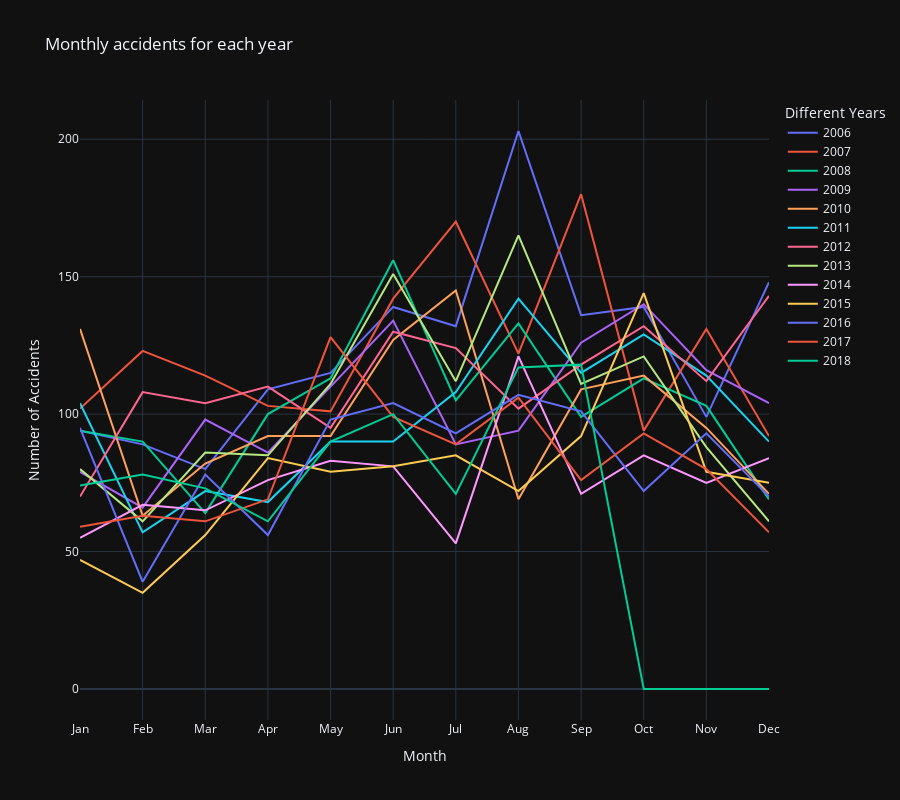

Here is the notebook cell this chart was saved with:
### Markdown cell above
**Accidents By Month**

### Code cell
# define month name 
month_names = ['Jan', 'Feb', 'Mar', 'Apr', 'May', 'Jun', 'Jul', 'Aug', 'Sep', 'Oct', 'Nov', 'Dec']

# Group by YEAR + MONTH + COunt 
monthly_accidents = df.groupby(['YEAR', 'MONTH']).size().reset_index(name='counts')
# PIVOT
pivot_df = monthly_accidents.pivot(index='MONTH', columns='YEAR', values='counts').fillna(0)


fig = px.line(pivot_df, x=pivot_df.index, y=pivot_df.columns,
              labels={'value':'Number of Accidents', 'index':'Month'},
              title='Monthly accidents for each year', 
              template='plotly_dark')

fig.update_xaxes(tickvals=list(range(1, 13)), ticktext=month_names)
fig.update_layout(xaxis_title='Month',
                yaxis_title='Number of Accidents',
                legend_title="Different Years", height = 800)

fig.show()

### Figure 1 — Plotly figure (JSON) as saved in the notebook; plotly's stock layout.template omitted (floating-point values rounded to 4 significant figures)
{"data": [{"hovertemplate": "YEAR=2006<br>MONTH=%{x}<br>Number of Accidents=%{y}<extra></extra>", "legendgroup": "2006", "line": {"color": "#636efa", "dash": "solid"}, "marker": {"symbol": "circle"}, "mode": "lines", "name": "2006", "orientation": "v", "showlegend": true, "type": "scatter", "x": [1, 2, 3, 4, 5, 6, 7, 8, 9, 10, 11, 12], "xaxis": "x", "y": [94, 89, 80, 109, 115, 139, 132, 203, 136, 139, 99, 148], "yaxis": "y"}, {"hovertemplate": "YEAR=2007<br>MONTH=%{x}<br>Number of Accidents=%{y}<extra></extra>", "legendgroup": "2007", "line": {"color": "#EF553B", "dash": "solid"}, "marker": {"symbol": "circle"}, "mode": "lines", "name": "2007", "orientation": "v", "showlegend": true, "type": "scatter", "x": [1, 2, 3, 4, 5, 6, 7, 8, 9, 10, 11, 12], "xaxis": "x", "y": [102, 123, 114, 103, 101, 142, 170, 122, 180, 94, 131, 92], "yaxis": "y"}, {"hovertemplate": "YEAR=2008<br>MONTH=%{x}<br>Number of Accidents=%{y}<extra></extra>", "legendgroup": "2008", "line": {"color": "#00cc96", "dash": "solid"}, "marker": {"symbol": "circle"}, "mode": "lines", "name": "2008", "orientation": "v", "showlegend": true, "type": "scatter", "x": [1, 2, 3, 4, 5, 6, 7, 8, 9, 10, 11, 12], "xaxis": "x", "y": [94, 90, 64, 100, 113, 156, 105, 133, 99, 113, 103, 69], "yaxis": "y"}, {"hovertemplate": "YEAR=2009<br>MONTH=%{x}<br>Number of Accidents=%{y}<extra></extra>", "legendgroup": "2009", "line": {"color": "#ab63fa", "dash": "solid"}, "marker": {"symbol": "circle"}, "mode": "lines", "name": "2009", "orientation": "v", "showlegend": true, "type": "scatter", "x": [1, 2, 3, 4, 5, 6, 7, 8, 9, 10, 11, 12], "xaxis": "x", "y": [79, 66, 98, 86, 110, 134, 89, 94, 126, 140, 116, 104], "yaxis": "y"}, {"hovertemplate": "YEAR=2010<br>MONTH=%{x}<br>Number of Accidents=%{y}<extra></extra>", "legendgroup": "2010", "line": {"color": "#FFA15A", "dash": "solid"}, "marker": {"symbol": "circle"}, "mode": "lines", "name": "2010", "orientation": "v", "showlegend": true, "type": "scatter", "x": [1, 2, 3, 4, 5, 6, 7, 8, 9, 10, 11, 12], "xaxis": "x", "y": [131, 63, 82, 92, 92, 127, 145, 69, 109, 114, 95, 71], "yaxis": "y"}, {"hovertemplate": "YEAR=2011<br>MONTH=%{x}<br>Number of Accidents=%{y}<extra></extra>", "legendgroup": "2011", "line": {"color": "#19d3f3", "dash": "solid"}, "marker": {"symbol": "circle"}, "mode": "lines", "name": "2011", "orientation": "v", "showlegend": true, "type": "scatter", "x": [1, 2, 3, 4, 5, 6, 7, 8, 9, 10, 11, 12], "xaxis": "x", "y": [104, 57, 72, 68, 90, 90, 108, 142, 115, 129, 114, 90], "yaxis": "y"}, {"hovertemplate": "YEAR=2012<br>MONTH=%{x}<br>Number of Accidents=%{y}<extra></extra>", "legendgroup": "2012", "line": {"color": "#FF6692", "dash": "solid"}, "marker": {"symbol": "circle"}, "mode": "lines", "name": "2012", "orientation": "v", "showlegend": true, "type": "scatter", "x": [1, 2, 3, 4, 5, 6, 7, 8, 9, 10, 11, 12], "xaxis": "x", "y": [70, 108, 104, 110, 95, 130, 124, 102, 118, 132, 112, 143], "yaxis": "y"}, {"hovertemplate": "YEAR=2013<br>MONTH=%{x}<br>Number of Accidents=%{y}<extra></extra>", "legendgroup": "2013", "line": {"color": "#B6E880", "dash": "solid"}, "marker": {"symbol": "circle"}, "mode": "lines", "name": "2013", "orientation": "v", "showlegend": true, "type": "scatter", "x": [1, 2, 3, 4, 5, 6, 7, 8, 9, 10, 11, 12], "xaxis": "x", "y": [80, 61, 86, 85, 111, 151, 112, 165, 111, 121, 88, 61], "yaxis": "y"}, {"hovertemplate": "YEAR=2014<br>MONTH=%{x}<br>Number of Accidents=%{y}<extra></extra>", "legendgroup": "2014", "line": {"color": "#FF97FF", "dash": "solid"}, "marker": {"symbol": "circle"}, "mode": "lines", "name": "2014", "orientation": "v", "showlegend": true, "type": "scatter", "x": [1, 2, 3, 4, 5, 6, 7, 8, 9, 10, 11, 12], "xaxis": "x", "y": [55, 67, 65, 76, 83, 81, 53, 121, 71, 85, 75, 84], "yaxis": "y"}, {"hovertemplate": "YEAR=2015<br>MONTH=%{x}<br>Number of Accidents=%{y}<extra></extra>", "legendgroup": "2015", "line": {"color": "#FECB52", "dash": "solid"}, "marker": {"symbol": "circle"}, "mode": "lines", "name": "2015", "orientation": "v", "showlegend": true, "type": "scatter", "x": [1, 2, 3, 4, 5, 6, 7, 8, 9, 10, 11, 12], "xaxis": "x", "y": [47, 35, 56, 84, 79, 81, 85, 72, 92, 144, 79, 75], "yaxis": "y"}, {"hovertemplate": "YEAR=2016<br>MONTH=%{x}<br>Number of Accidents=%{y}<extra></extra>", "legendgroup": "2016", "line": {"color": "#636efa", "dash": "solid"}, "marker": {"symbol": "circle"}, "mode": "lines", "name": "2016", "orientation": "v", "showlegend": true, "type": "scatter", "x": [1, 2, 3, 4, 5, 6, 7, 8, 9, 10, 11, 12], "xaxis": "x", "y": [95, 39, 78, 56, 98, 104, 93, 107, 101, 72, 93, 70], "yaxis": "y"}, {"hovertemplate": "YEAR=2017<br>MONTH=%{x}<br>Number of Accidents=%{y}<extra></extra>", "legendgroup": "2017", "line": {"color": "#EF553B", "dash": "solid"}, "marker": {"symbol": "circle"}, "mode": "lines", "name": "2017", "orientation": "v", "showlegend": true, "type": "scatter", "x": [1, 2, 3, 4, 5, 6, 7, 8, 9, 10, 11, 12], "xaxis": "x", "y": [59, 63, 61, 69, 128, 99, 89, 106, 76, 93, 80, 57], "yaxis": "y"}, {"hovertemplate": "YEAR=2018<br>MONTH=%{x}<br>Number of Accidents=%{y}<extra></extra>", "legendgroup": "2018", "line": {"color": "#00cc96", "dash": "solid"}, "marker": {"symbol": "circle"}, "mode": "lines", "name": "2018", "orientation": "v", "showlegend": true, "type": "scatter", "x": [1, 2, 3, 4, 5, 6, 7, 8, 9, 10, 11, 12], "xaxis": "x", "y": [74, 78, 73, 61, 90, 100, 71, 117, 118, 0, 0, 0], "yaxis": "y"}], "layout": {"height": 800, "legend": {"title": {"text": "Different Years"}, "tracegroupgap": 0}, "title": {"text": "Monthly accidents for each year"}, "xaxis": {"anchor": "y", "domain": [0, 1], "ticktext": ["Jan", "Feb", "Mar", "Apr", "May", "Jun", "Jul", "Aug", "Sep", "Oct", "Nov", "Dec"], "tickvals": [1, 2, 3, 4, 5, 6, 7, 8, 9, 10, 11, 12], "title": {"text": "Month"}}, "yaxis": {"anchor": "x", "domain": [0, 1], "title": {"text": "Number of Accidents"}}}}
